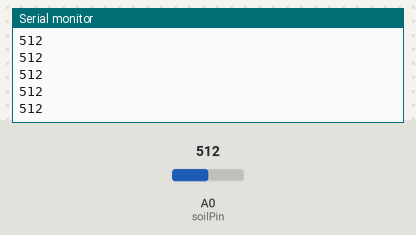
A sketch run on a simulated Arduino Uno, built with avr-gcc and run on an emulated ATmega328P. On the bench: the last lines printed to the serial monitor. The test bench sets the inputs (shaded band); at power-on: A0 (soilPin) = 512.

Above: at 1.2 s.
1.3 s: A0 (soilPin) set to 716
At 1.31 s:
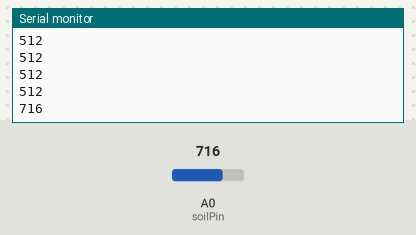
2.8 s: A0 (soilPin) set to 900
At 2.81 s:
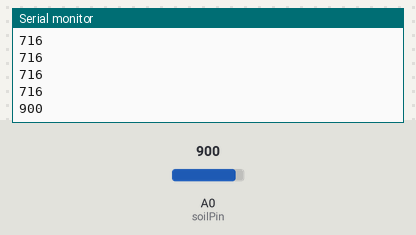
Timing chart, 0 to 5.8 s (numbered marks = the images above; inputs shaded):
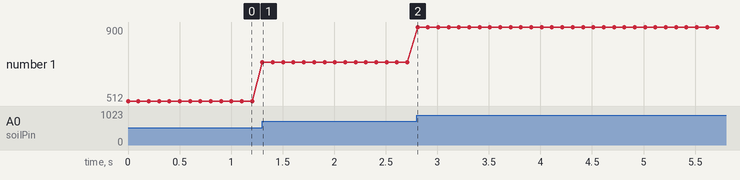

Measured:
- after the input at 1.3 s, the serial monitor: prints a new line at once (image 1)
- after the input at 2.8 s, the serial monitor: prints a new line at once (image 2)
- plotted number 1: 512 → 716 after the input at 1.3 s, 716 → 900 after the input at 2.8 s

The sketch:

SoilMoisture.ino
```cpp
int soilPin = A0;
int soil = 0;


void setup() {
  // put your setup code here, to run once:
  Serial.begin(9600);
  pinMode(soilPin, INPUT);
}

void loop() {
  // put your main code here, to run repeatedly:
  soil = analogRead(soilPin);
  Serial.println(soil);
  delay(100);
}
```
